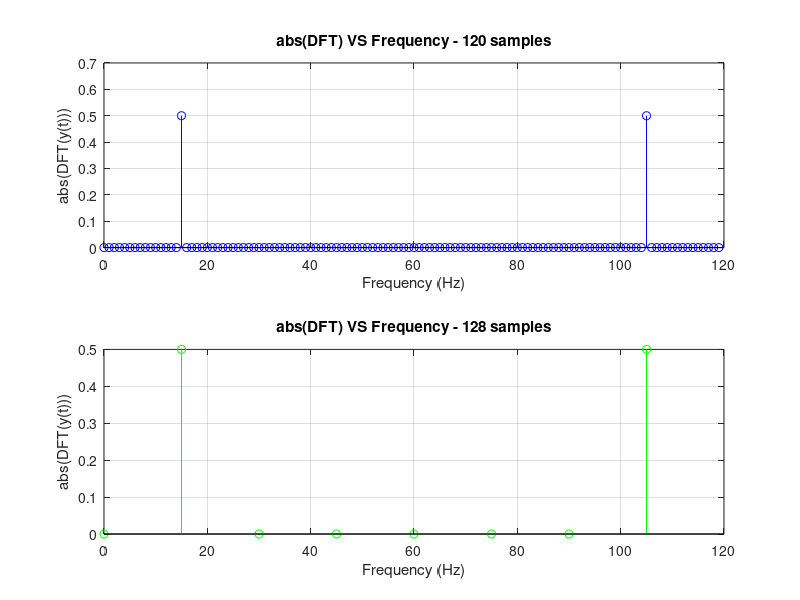

Source code (MATLAB):

# a = 1, f = 60 Hz, ans = after every 8 samples, it will be same

f = 15;
Fs = 120;
dt = 1/Fs;
t = [0:dt:2-dt];

# making siner of frequency 12 Hz
y = sin(2*pi*f*t);

# taking first 120 samples
DFT1 = fft(y(1:120));
N = length(y(1:120));
L1 = length(DFT1);

k = [0:L1-1];
f1 = Fs/N .* k;

# taking first 128 samples
DFT2 = fft(y(1:8));
N = length(y(1:8));
L2 = length(DFT2);

k = [0:L2-1];
f2 = Fs/N .* k;

# plotting first magnitude spectrum of first 120 and 128 samples 
figure();

subplot(2,1,1);
stem(f1,abs(DFT1)/L1,color='b');
grid();
title('abs(DFT) VS Frequency - 120 samples');
xlabel('Frequency (Hz)');
ylabel('abs(DFT(y(t)))');

subplot(2,1,2);
stem(f2,abs(DFT2)/L2,color='g');
grid();
title('abs(DFT) VS Frequency - 128 samples');
xlabel('Frequency (Hz)');
ylabel('abs(DFT(y(t)))');